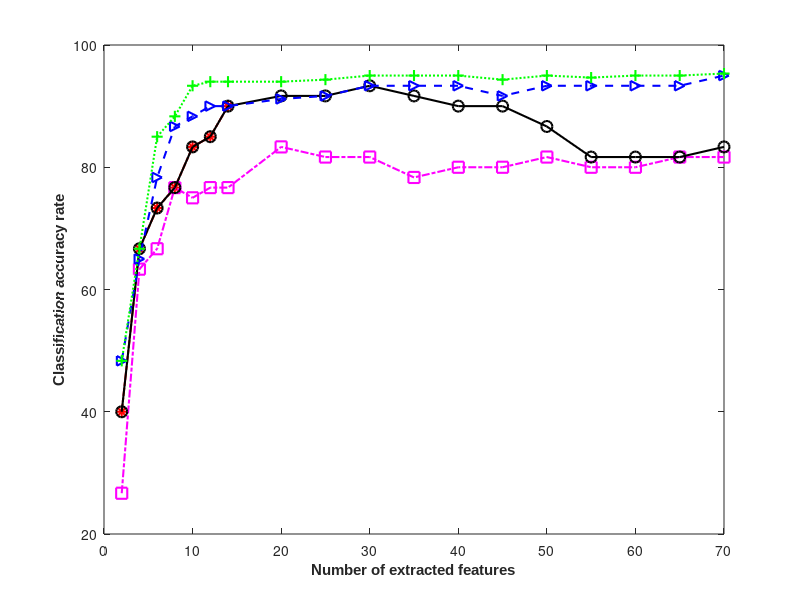

Source code (MATLAB): (Note: this script raises an error after producing the figure.)
clear;
clc;
x1=[2,4,6,8,10,12,14]
x2=[2,4,6,8,10,12,14,20,25,30,35,40,45,50,55,60,65,70];


y1=[40,66.67,73.33,76.67,83.33,85,90];
y2=[26.67,63.33,66.67,76.67,75,76.67,76.67,83.33,81.67,81.67,78.33,80,80,81.67,80,80, 81.67,81.67]
y3=[40,66.67,73.33,76.67,83.33,85,90,91.67,91.67,93.33,91.67,90,90,86.67,81.67,81.67,81.67,83.33]
y4=[48.33,65,78.33,86.67,88.33,90,90,91.17,91.67,93.33,93.33,93.33,91.67,93.33,93.33,93.33,93.33,95]
y5=[48.33,66.67,85,88.33,93.33,94,94,94,94.33,95,95,95,94.33,95,94.67,95,95,95.33]
figure(1)
plot(x1,y1,'r*-.','LineWidth',1.5,'markersize',8);
hold on;
plot(x2,y2,'ms-.','LineWidth',1.5,'markersize',8);
hold on
plot(x2,y3,'ko-','LineWidth',1.5,'markersize',8);
hold on
plot(x2,y4,'b>--','LineWidth',1.5,'markersize',7);
hold on
plot(x2,y5,'g+:','LineWidth',1.5,'markersize',8);
% xlabel('Number of extracted features','FontName','Times New Roman');
% ylabel('Classification accuracy rate','FontName','Times New Roman');

xlabel('Number of extracted features','FontName','Arial','FontSize',11,'FontWeight','Bold');
ylabel('Classification accuracy rate','FontName','Arial','FontSize',11,'FontWeight','Bold');
legend('LDA','PCA','GLDA-TRA','BFE','LSBFE',0)
%set(gca, 'LineWidth', 1.5);
set(gca,'LineWidth', 1.5,'FontName','Arial','FontSize',10,'FontWeight','Bold')

export_fig Yale_re.eps -painters -transparent
